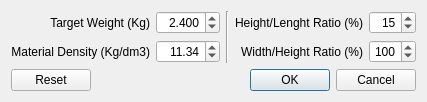
<?xml version="1.0" encoding="UTF-8"?>
<ui version="4.0">
 <class>D_BulbParam</class>
 <widget class="QDialog" name="D_BulbParam">
  <property name="windowModality">
   <enum>Qt::ApplicationModal</enum>
  </property>
  <property name="geometry">
   <rect>
    <x>0</x>
    <y>0</y>
    <width>386</width>
    <height>95</height>
   </rect>
  </property>
  <property name="windowTitle">
   <string>Set Bulb Parameters</string>
  </property>
  <layout class="QVBoxLayout" name="verticalLayout">
   <item>
    <layout class="QGridLayout" name="gridLayout">
     <item row="0" column="0">
      <widget class="QLabel" name="label">
       <property name="text">
        <string>Target Weight (Kg)</string>
       </property>
       <property name="alignment">
        <set>Qt::AlignRight|Qt::AlignTrailing|Qt::AlignVCenter</set>
       </property>
      </widget>
     </item>
     <item row="1" column="0">
      <widget class="QLabel" name="label_2">
       <property name="text">
        <string>Material Density (Kg/dm3)</string>
       </property>
       <property name="alignment">
        <set>Qt::AlignRight|Qt::AlignTrailing|Qt::AlignVCenter</set>
       </property>
      </widget>
     </item>
     <item row="0" column="3">
      <widget class="QLabel" name="label_3">
       <property name="midLineWidth">
        <number>-2</number>
       </property>
       <property name="text">
        <string>Height/Lenght Ratio (%)</string>
       </property>
       <property name="textFormat">
        <enum>Qt::LogText</enum>
       </property>
       <property name="alignment">
        <set>Qt::AlignRight|Qt::AlignTrailing|Qt::AlignVCenter</set>
       </property>
      </widget>
     </item>
     <item row="1" column="3">
      <widget class="QLabel" name="label_4">
       <property name="text">
        <string>Width/Height Ratio (%)</string>
       </property>
       <property name="alignment">
        <set>Qt::AlignRight|Qt::AlignTrailing|Qt::AlignVCenter</set>
       </property>
      </widget>
     </item>
     <item row="1" column="4">
      <widget class="QSpinBox" name="SP_WHR">
       <property name="alignment">
        <set>Qt::AlignRight|Qt::AlignTrailing|Qt::AlignVCenter</set>
       </property>
       <property name="minimum">
        <number>20</number>
       </property>
       <property name="maximum">
        <number>500</number>
       </property>
       <property name="value">
        <number>100</number>
       </property>
      </widget>
     </item>
     <item row="0" column="4">
      <widget class="QSpinBox" name="SP_HLR">
       <property name="alignment">
        <set>Qt::AlignRight|Qt::AlignTrailing|Qt::AlignVCenter</set>
       </property>
       <property name="minimum">
        <number>4</number>
       </property>
       <property name="maximum">
        <number>25</number>
       </property>
       <property name="value">
        <number>15</number>
       </property>
      </widget>
     </item>
     <item row="0" column="2" rowspan="2">
      <widget class="Line" name="line">
       <property name="orientation">
        <enum>Qt::Vertical</enum>
       </property>
      </widget>
     </item>
     <item row="0" column="1">
      <widget class="QDoubleSpinBox" name="DSP_TW">
       <property name="alignment">
        <set>Qt::AlignRight|Qt::AlignTrailing|Qt::AlignVCenter</set>
       </property>
       <property name="decimals">
        <number>3</number>
       </property>
       <property name="minimum">
        <double>0.100000000000000</double>
       </property>
       <property name="maximum">
        <double>20.000000000000000</double>
       </property>
       <property name="singleStep">
        <double>0.050000000000000</double>
       </property>
       <property name="value">
        <double>2.400000000000000</double>
       </property>
      </widget>
     </item>
     <item row="1" column="1">
      <widget class="QDoubleSpinBox" name="DSP_MD">
       <property name="alignment">
        <set>Qt::AlignRight|Qt::AlignTrailing|Qt::AlignVCenter</set>
       </property>
       <property name="decimals">
        <number>2</number>
       </property>
       <property name="minimum">
        <double>1.000000000000000</double>
       </property>
       <property name="maximum">
        <double>20.000000000000000</double>
       </property>
       <property name="singleStep">
        <double>0.100000000000000</double>
       </property>
       <property name="value">
        <double>11.340000000000000</double>
       </property>
      </widget>
     </item>
    </layout>
   </item>
   <item>
    <widget class="QDialogButtonBox" name="buttonBox">
     <property name="orientation">
      <enum>Qt::Horizontal</enum>
     </property>
     <property name="standardButtons">
      <set>QDialogButtonBox::Cancel|QDialogButtonBox::Ok|QDialogButtonBox::Reset</set>
     </property>
     <property name="centerButtons">
      <bool>false</bool>
     </property>
    </widget>
   </item>
  </layout>
 </widget>
 <tabstops>
  <tabstop>DSP_TW</tabstop>
  <tabstop>SP_HLR</tabstop>
  <tabstop>DSP_MD</tabstop>
  <tabstop>SP_WHR</tabstop>
  <tabstop>buttonBox</tabstop>
 </tabstops>
 <resources/>
 <connections>
  <connection>
   <sender>buttonBox</sender>
   <signal>accepted()</signal>
   <receiver>D_BulbParam</receiver>
   <slot>accept()</slot>
   <hints>
    <hint type="sourcelabel">
     <x>252</x>
     <y>100</y>
    </hint>
    <hint type="destinationlabel">
     <x>157</x>
     <y>274</y>
    </hint>
   </hints>
  </connection>
  <connection>
   <sender>buttonBox</sender>
   <signal>rejected()</signal>
   <receiver>D_BulbParam</receiver>
   <slot>reject()</slot>
   <hints>
    <hint type="sourcelabel">
     <x>320</x>
     <y>100</y>
    </hint>
    <hint type="destinationlabel">
     <x>286</x>
     <y>274</y>
    </hint>
   </hints>
  </connection>
 </connections>
</ui>
